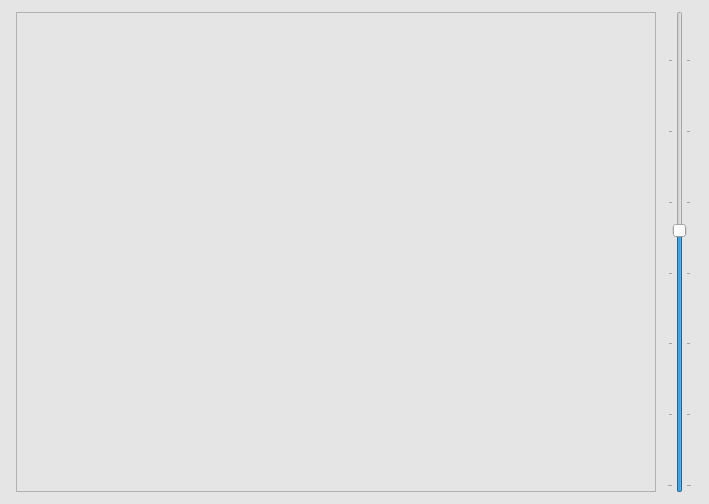
<?xml version="1.0" encoding="UTF-8"?>
<ui version="4.0">
 <class>Form</class>
 <widget class="QWidget" name="Form">
  <property name="geometry">
   <rect>
    <x>0</x>
    <y>0</y>
    <width>709</width>
    <height>504</height>
   </rect>
  </property>
  <property name="sizePolicy">
   <sizepolicy hsizetype="Fixed" vsizetype="Fixed">
    <horstretch>0</horstretch>
    <verstretch>0</verstretch>
   </sizepolicy>
  </property>
  <property name="palette">
   <palette>
    <active>
     <colorrole role="Base">
      <brush brushstyle="SolidPattern">
       <color alpha="255">
        <red>255</red>
        <green>255</green>
        <blue>255</blue>
       </color>
      </brush>
     </colorrole>
     <colorrole role="Window">
      <brush brushstyle="SolidPattern">
       <color alpha="255">
        <red>236</red>
        <green>236</green>
        <blue>236</blue>
       </color>
      </brush>
     </colorrole>
    </active>
    <inactive>
     <colorrole role="Base">
      <brush brushstyle="SolidPattern">
       <color alpha="255">
        <red>255</red>
        <green>255</green>
        <blue>255</blue>
       </color>
      </brush>
     </colorrole>
     <colorrole role="Window">
      <brush brushstyle="SolidPattern">
       <color alpha="255">
        <red>229</red>
        <green>229</green>
        <blue>229</blue>
       </color>
      </brush>
     </colorrole>
    </inactive>
    <disabled>
     <colorrole role="Base">
      <brush brushstyle="SolidPattern">
       <color alpha="255">
        <red>229</red>
        <green>229</green>
        <blue>229</blue>
       </color>
      </brush>
     </colorrole>
     <colorrole role="Window">
      <brush brushstyle="SolidPattern">
       <color alpha="255">
        <red>229</red>
        <green>229</green>
        <blue>229</blue>
       </color>
      </brush>
     </colorrole>
    </disabled>
   </palette>
  </property>
  <property name="windowTitle">
   <string>Form</string>
  </property>
  <layout class="QGridLayout" name="gridLayout_2">
   <item row="1" column="0">
    <widget class="QFrame" name="frame">
     <property name="minimumSize">
      <size>
       <width>640</width>
       <height>480</height>
      </size>
     </property>
     <property name="maximumSize">
      <size>
       <width>640</width>
       <height>480</height>
      </size>
     </property>
     <property name="palette">
      <palette>
       <active>
        <colorrole role="Base">
         <brush brushstyle="SolidPattern">
          <color alpha="255">
           <red>0</red>
           <green>0</green>
           <blue>0</blue>
          </color>
         </brush>
        </colorrole>
       </active>
       <inactive>
        <colorrole role="Base">
         <brush brushstyle="SolidPattern">
          <color alpha="255">
           <red>0</red>
           <green>0</green>
           <blue>0</blue>
          </color>
         </brush>
        </colorrole>
       </inactive>
       <disabled>
        <colorrole role="Base">
         <brush brushstyle="SolidPattern">
          <color alpha="255">
           <red>185</red>
           <green>185</green>
           <blue>185</blue>
          </color>
         </brush>
        </colorrole>
       </disabled>
      </palette>
     </property>
     <property name="frameShape">
      <enum>QFrame::StyledPanel</enum>
     </property>
     <property name="frameShadow">
      <enum>QFrame::Raised</enum>
     </property>
    </widget>
   </item>
   <item row="1" column="1">
    <layout class="QVBoxLayout" name="verticalLayout">
     <item>
      <widget class="QSlider" name="verticalSlider">
       <property name="minimum">
        <number>1</number>
       </property>
       <property name="maximum">
        <number>100</number>
       </property>
       <property name="pageStep">
        <number>5</number>
       </property>
       <property name="value">
        <number>55</number>
       </property>
       <property name="orientation">
        <enum>Qt::Vertical</enum>
       </property>
       <property name="invertedAppearance">
        <bool>false</bool>
       </property>
       <property name="tickPosition">
        <enum>QSlider::TicksBothSides</enum>
       </property>
       <property name="tickInterval">
        <number>15</number>
       </property>
      </widget>
     </item>
    </layout>
   </item>
  </layout>
 </widget>
 <resources/>
 <connections/>
</ui>
